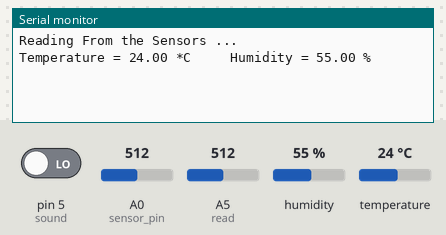
A sketch run on a simulated Arduino Uno, built with avr-gcc and run on an emulated ATmega328P. On the bench: the last lines printed to the serial monitor. The inputs (shaded band) are chosen by the test bench; at power-on: A5 (read) = 512, pin 5 (sound) LOW, humidity 55 %, A0 (sensor_pin) = 512, temperature 24 °C.

Above: at 3.2 s.
3.3 s: A5 (read) set to 470
At 5.0 s:
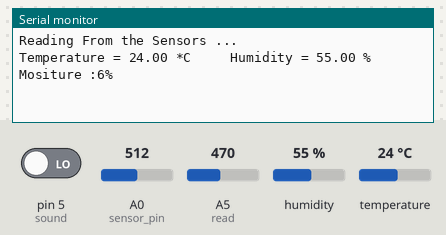
12.3 s: pin 5 (sound) driven HIGH
22.5 s: A5 (read) set to 499
At 34.2 s:
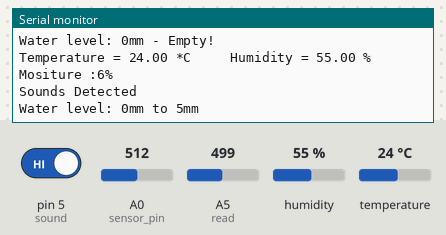
34.5 s: humidity set to 22 %
At 38.8 s:
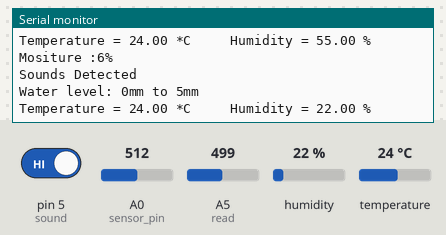
43.5 s: A0 (sensor_pin) set to 470
At 52.4 s:
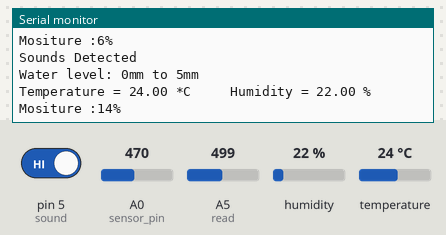
52.5 s: temperature set to 12 °C
At 57.8 s:
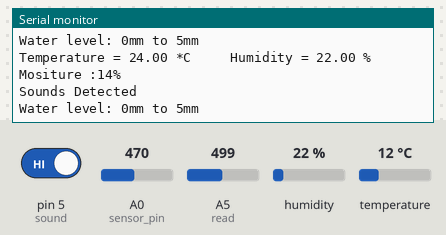

Measured:
- the behaviour switches between 480 and 481 on A5 (read) (found by bisection; images 1 and 2)
- after the input at 22.5 s, the serial monitor: prints a new line after 10.5 s (image 2)
- after the input at 34.5 s, the serial monitor: prints a new line after 3.5 s (image 3)
- after the input at 43.5 s, the serial monitor: prints a new line after 8.5 s (image 4)

The sketch:

COMPILED.ino
```cpp
#include <SoftwareSerial.h>
#include <dht.h>
#define dataPin 8 // Defines pin number to which the sensor is connected
dht DHT; // Creats a DHT object

int sensor_pin = A0;//Soil Moisture
int output_value ;//Soil Moisture
const int read = A5 ; //Water Level Sensor AO pin to Arduino pin A0
int value;          //Water Level Variable to store the incomming data
int sound = 5;//Sound Sensor
/*SoftwareSerial mySerial(9, 10);
char msg;
char call;*/

void setup()
{
  Serial.begin(9600);
  Serial.println("Reading From the Sensors ...");//SoilMoisture
  delay(2000);
  pinMode (sound, INPUT);

  /*mySerial.begin(9600);   // Setting the baud rate of GSM Module
  Serial.begin(9600);    // Setting the baud rate of Serial Monitor (Arduino)
  Serial.println("GSM SIM900A BEGIN");
  Serial.println("Enter character for control option:");
  Serial.println("h : to disconnect a call");
  Serial.println("i : to receive a call");
  Serial.println("s : to send message");
  Serial.println("c : to make a call");
  Serial.println("e : to redial");
  Serial.println();
  delay(100);*/
}

void loop()
{
  int readData = DHT.read22(dataPin); // Reads the data from the sensor
  float t = DHT.temperature; // Gets the values of the temperature
  float h = DHT.humidity; // Gets the values of the humidity

  // Printing the results on the serial monitor
  Serial.print("Temperature = ");
  Serial.print(t);
  Serial.print(" *C ");
  Serial.print("    Humidity = ");
  Serial.print(h);
  Serial.println(" % ");
  delay(2000); // Delays 2 secods, as the DHT22 sampling rate is 0.5Hz

  //SoilMoisture
  output_value= analogRead(sensor_pin);
  output_value = map(output_value,550,0,0,100);
  Serial.print("Mositure :");
  Serial.print(output_value);
  Serial.println("%");
  delay(5000);

  int beat = digitalRead (sound);

  if (beat == 1)
  {
    Serial.println("Sounds Detected");
  }

//Water Level
  value = analogRead(read); //Read data from analog pin and store it to value variable

  if (value<=480){
    Serial.println("Water level: 0mm - Empty!");
  }
  else if (value>480 && value<=530){
    Serial.println("Water level: 0mm to 5mm");
  }
  else if (value>530 && value<=615){
    Serial.println("Water level: 5mm to 10mm");
  }
  else if (value>615 && value<=660){
    Serial.println("Water level: 10mm to 15mm");
  }
  else if (value>660 && value<=680){
    Serial.println("Water level: 15mm to 20mm");
  }
  else if (value>680 && value<=690){
    Serial.println("Water level: 20mm to 25mm");
  }
  else if (value>690 && value<=700){
    Serial.println("Water level: 25mm to 30mm");
  }
  else if (value>700 && value<=705){
    Serial.println("Water level: 30mm to 35mm");
  }
  else if (value>705){
    Serial.println("Water level: 35mm to 40mm");
  }

  delay(5000); // Check for new value every 5 sec


  /*GSM
   if (Serial.available()>0)
   switch(Serial.read())
  {
    case 's':
      SendMessage();
      break;
    case 'c':
      MakeCall();
      break;
    case 'h':
      HangupCall();
      break;
    case 'e':
      RedialCall();
      break;
    case 'i':
      ReceiveCall();
      break;
  }
 if (mySerial.available()>0)
 Serial.write(mySerial.read());*/
}

/*void SendMessage()
{
  mySerial.println("AT+CMGF=1");    //Sets the GSM Module in Text Mode
  delay(1000);  // Delay of 1000 milli seconds or 1 second
  mySerial.println("AT+CMGS=\"+918130572816\"\r"); // Replace x with mobile number
  delay(1000);
  mySerial.println("sim900a sms");// The SMS text you want to send
  delay(100);
   mySerial.println((char)26);// ASCII code of CTRL+Z
  delay(1000);
}

void ReceiveMessage()
{
  mySerial.println("AT+CNMI=2,2,0,0,0"); // AT Command to recieve a live SMS
  delay(1000);
  if (mySerial.available()>0)
  {
    msg=mySerial.read();
    Serial.print(msg);
  }
}

void MakeCall()
{
  mySerial.println("ATD+918130572816;"); // ATDxxxxxxxxxx; -- watch out here for semicolon at the end!!
  Serial.println("Calling  "); // print response over serial port
  delay(1000);
}


void HangupCall()
{
  mySerial.println("ATH");
  Serial.println("Hangup Call");
  delay(1000);
}

void ReceiveCall()
{
  mySerial.println("ATA");
  delay(1000);
  {
    call=mySerial.read();
    Serial.print(call);
  }
}

void RedialCall()
{
  mySerial.println("ATDL");
  Serial.println("Redialing");
  delay(1000);
}*/
```
